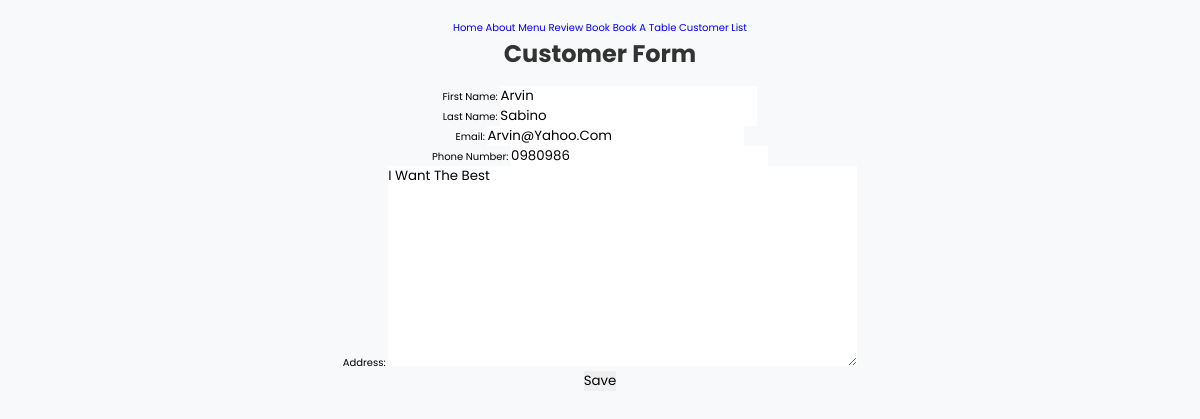
/customer/13/update/, run on the app's committed database.
### app/models.py (models this page shows, shortened)
class Customer(models.Model):
    id = models.AutoField(primary_key=True)
    first_name = models.CharField(max_length=50)
    last_name = models.CharField(max_length=50)
    email = models.EmailField(unique=True)
    phone_number = models.CharField(max_length=20, blank=True)
    address = models.TextField(blank=True)

### app/views.py (the view)
# urls.py: path('customer/<int:pk>/update/', CustomerUpdateView.as_view(), name='customer_update'),
class CustomerUpdateView(UpdateView):
    model = Customer
    template_name = 'app/customer_update.html'
    fields = ['first_name','last_name', 'email', 'phone_number', 'address']
    success_url = reverse_lazy('customer')

### app/templates/app/customer_update.html (shortened to what this page needs)
{% extends 'app/base.html' %}
{% load static %}
{% block content %}
   <h1>Customer Form</h1>
<form method="POST">
    {{ form.as_p }}
    <button type="submit">Save</button>
</form>
{% endblock content %}

### static/css/base.css (style rules this page uses)
body { font-family: Arial, sans-serif; background-color: #f8f9fa; margin: 0; padding: 20px; text-align: center; }
h1 { color: #333; font-size: 24px; margin-bottom: 15px; }

### static/css/home.css (style rules this page uses)
:root { --main-color:#443; --border-radius:95% 4% 97% 5%/4% 94% 3% 95%; --border-radius-hover:4% 95% 6% 95%/95% 4% 92% 5%; --border:.2rem solid var(--main-color); --border-hover:.2rem dashed var(--main-color); }
* { font-family: 'Poppins', sans-serif; margin:0; padding:0; box-sizing: border-box; outline: none; border:none; text-decoration: none; text-transform: capitalize; transition: all .2s linear; }
html { font-size: 62.5%; overflow-x: hidden; scroll-padding-top: 7rem; scroll-behavior: smooth; }

### data on the page
Customer: first_name "arvin", last_name "sabino", email "arvin@yahoo.com", phone_number "0980986", address "i want the best"
